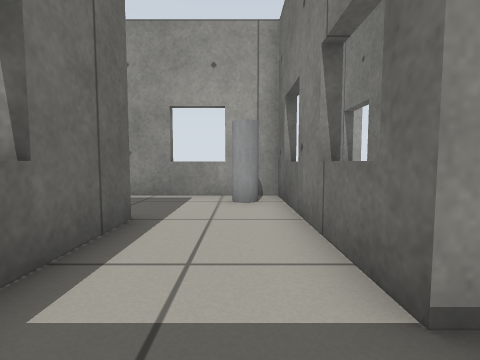
[1] (above)

13 first-person views from a walk through a world built for the Gazebo simulator. The camera is 0.5 m above the floor, tilts 4° down and sees 85° across. The floor is counted in squares, 0.5 m on a side. Each view is taken from the middle of a square. On the plan, view 1 faces up. The plan holds only what a view shows up to about 11 squares ahead; the rest is blank.

[2]
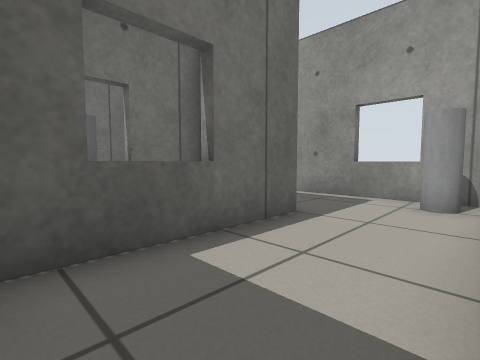

[3]
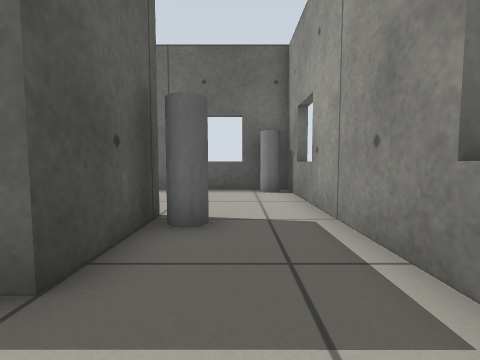

[4]
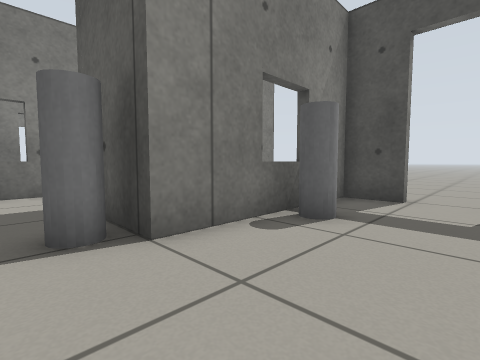

[5]
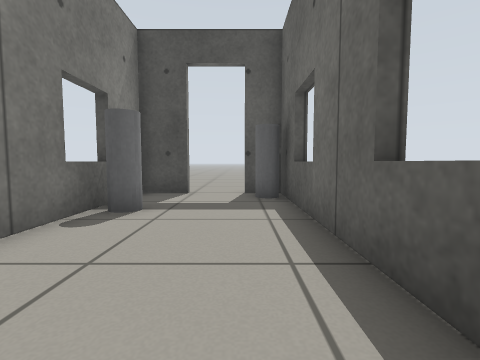

[6]
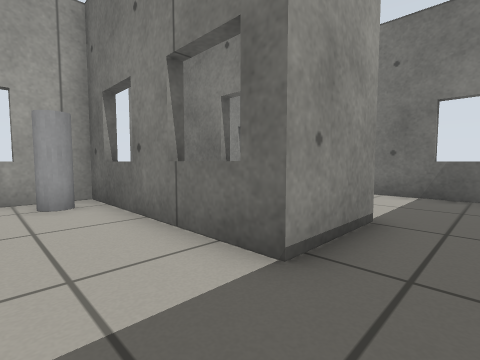

[7]
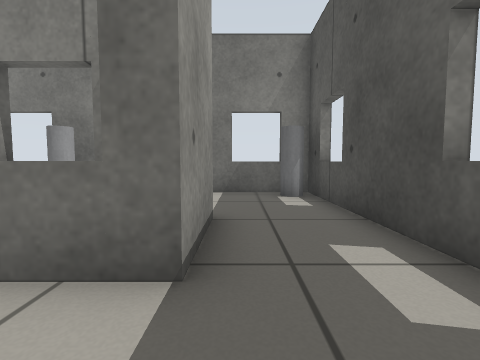

[8]
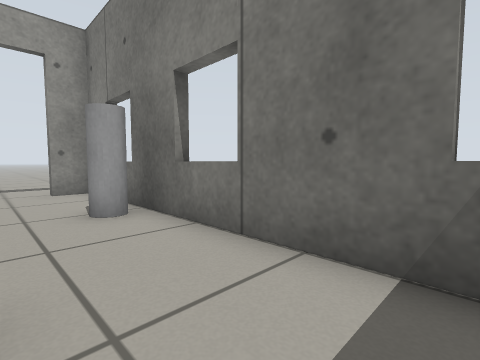

[9]
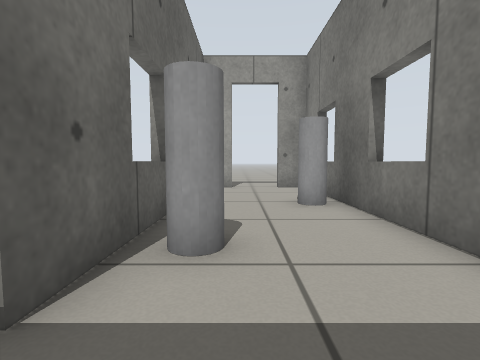

[10]
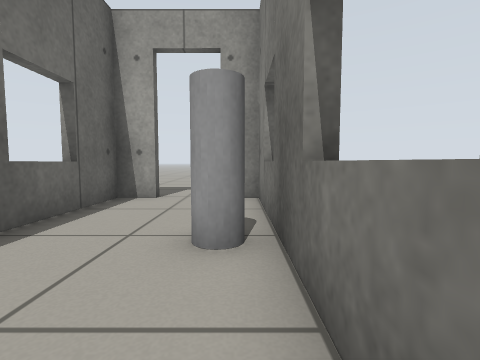

[11]
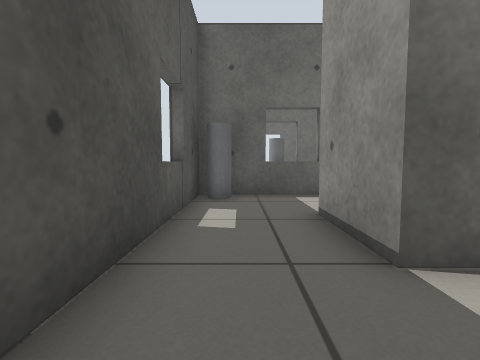

[12]
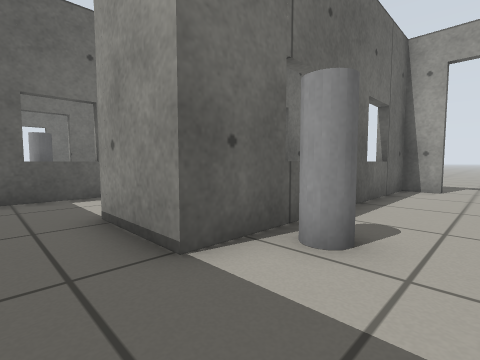

[13]
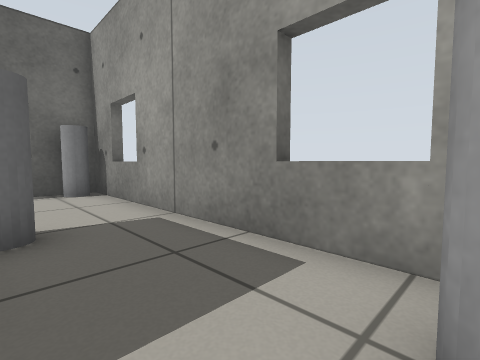

### Floor plan
Ten units are one square. View 1 is at (0, 0); x grows to the right and y downward. Boxes are objects, and circles mark ways between rooms. Rooms are numbered by the first view taken in them; rooms with no view inside come last. Other rooms are left out.
<svg viewBox="-100 -107 180 127">
<path fill="none" stroke="#000" d="M-4 12 65 12M36 -15 11 -15 11 -77 -93 -77 -93 12 -81 12M-64 12 -49 12 -49 -45 -19 -45 -19 12M75 12 75 -15M75 -15 75 -102 64 -102M47 -102 36 -102 36 -15"/>
<rect x="-95" y="-5" width="10" height="10" fill="#bbb"><title>grey cylinder</title></rect>
<rect x="-95" y="-75" width="10" height="10" fill="#bbb"><title>grey cylinder</title></rect>
<rect x="-65" y="-25" width="10" height="10" fill="#bbb"><title>grey cylinder</title></rect>
<rect x="-45" y="-55" width="10" height="10" fill="#bbb"><title>grey cylinder</title></rect>
<rect x="-5" y="-75" width="10" height="10" fill="#bbb"><title>grey cylinder</title></rect>
<rect x="65" y="-5" width="10" height="20" fill="#bbb"><title>grey cylinder</title></rect>
<rect x="35" y="-35" width="20" height="10" fill="#bbb"><title>grey cylinder</title></rect>
<rect x="65" y="-65" width="10" height="10" fill="#bbb"><title>grey cylinder</title></rect>
<circle cx="60" cy="-20" r="3" fill="#2a7"/>
<text x="-10" y="-30">1</text>
<text x="60" y="-50">2</text>
</svg>
Room 1 opens to room 2.

Where each view was taken, in squares from view 1:
view 1: 0 up, 0 right, facing up
view 2: 0 up, 1 right, facing up-left
view 3: 6 up, 0 right, facing left
view 4: 6 up, 8 left, facing down-right
view 5: 7 up, 8 left, facing down
view 6: 0 up, 1 left, facing up-right
view 7: 1 up, 1 left, facing right
view 8: 1 up, 5 right, facing up-right
view 9: 0 up, 5 right, facing up
view 10: 3 up, 7 right, facing up
view 11: 0 up, 6 right, facing left
view 12: 0 up, 6 right, facing up-left
view 13: 5 up, 0 right, facing up-left
